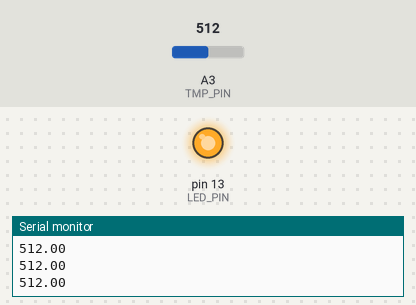
A sketch run on a simulated Arduino Uno, built with avr-gcc and run on an emulated ATmega328P. Shown: output pins drawn as LEDs (lit = HIGH), the last lines printed to the serial monitor. The inputs (shaded band) are chosen by the test bench; at power-on: A3 (TMP_PIN) = 512.

Above: at 1.3 s.
1.4 s: A3 (TMP_PIN) set to 261
2.9 s: A3 (TMP_PIN) set to 237
At 3.9 s:
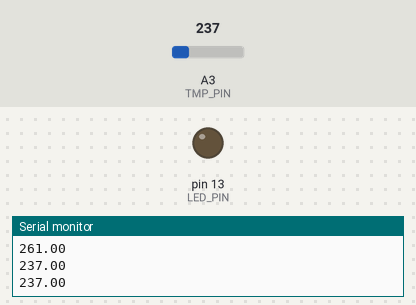
4.5 s: A3 (TMP_PIN) set to 260
At 5.1 s:
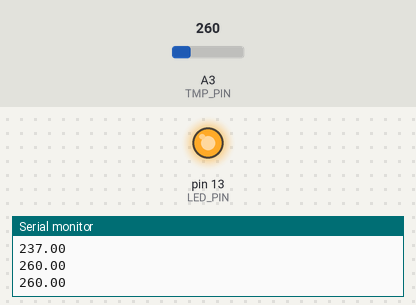
6.0 s: A3 (TMP_PIN) set to 240
At 7.4 s:
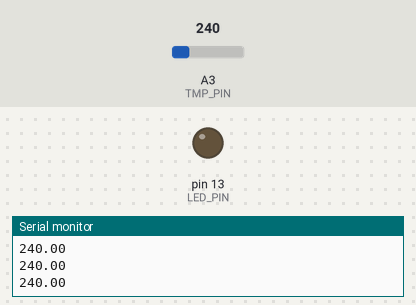
Timing chart, 0 to 8.5 s (numbered marks = the images above; inputs shaded):
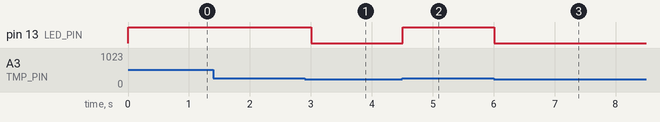

Measured:
- the behaviour switches between 251 and 250 on A3 (TMP_PIN) (found by bisection; images 0 and 1)
- after the input at 2.9 s, pin 13 (LED_PIN): HIGH → LOW after 0.10 s
- after the input at 4.5 s, pin 13 (LED_PIN): LOW → HIGH at once
- after the input at 6.0 s, pin 13 (LED_PIN): HIGH → LOW at once

The sketch:

Task_1.1p.ino
```cpp
// C++ code
//

const byte TMP_PIN = A3;
const byte LED_PIN = 13;

void setup()
{
  pinMode(TMP_PIN, INPUT);
  pinMode(LED_PIN, OUTPUT);
  Serial.begin(9600);
}

void loop()
{
  double temp = analogRead(TMP_PIN);
  if (temp > 250) {
  	digitalWrite(LED_PIN, HIGH);
  }
  else { digitalWrite(LED_PIN, LOW); }
  Serial.print(temp);
  Serial.println();
  delay(500);
}
```
